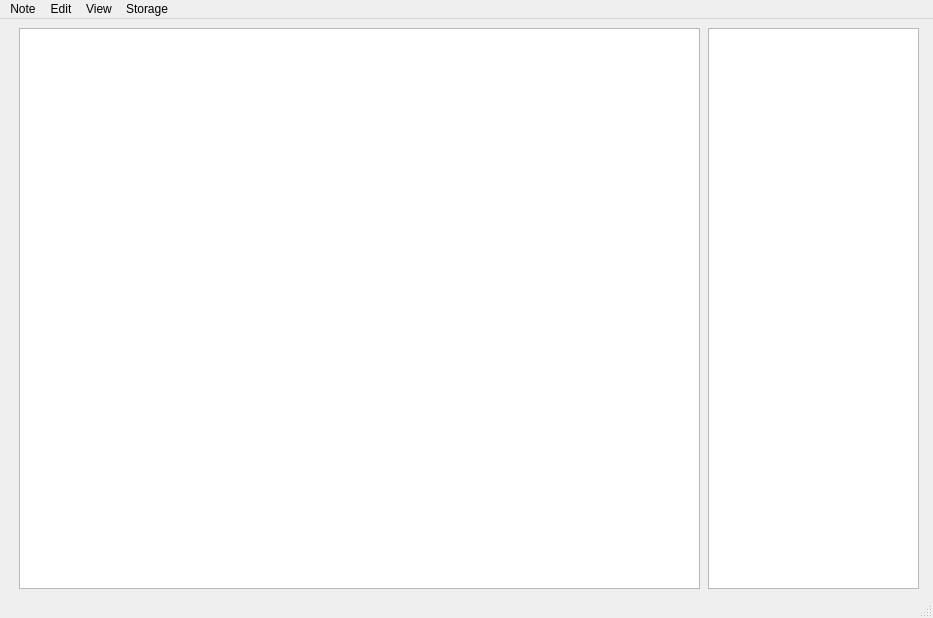
<?xml version="1.0" encoding="UTF-8"?>
<ui version="4.0">
 <class>MainWindow</class>
 <widget class="QMainWindow" name="MainWindow">
  <property name="geometry">
   <rect>
    <x>0</x>
    <y>0</y>
    <width>933</width>
    <height>618</height>
   </rect>
  </property>
  <property name="windowTitle">
   <string>Notepad</string>
  </property>
  <widget class="QWidget" name="centralwidget">
   <widget class="QWidget" name="">
    <property name="geometry">
     <rect>
      <x>708</x>
      <y>9</y>
      <width>211</width>
      <height>561</height>
     </rect>
    </property>
    <layout class="QHBoxLayout" name="horizontalLayout">
     <item>
      <widget class="QTableView" name="tableView"/>
     </item>
    </layout>
   </widget>
   <widget class="QWidget" name="">
    <property name="geometry">
     <rect>
      <x>19</x>
      <y>9</y>
      <width>681</width>
      <height>561</height>
     </rect>
    </property>
    <layout class="QHBoxLayout" name="horizontalLayout_3">
     <item>
      <widget class="QTextEdit" name="textEdit"/>
     </item>
    </layout>
   </widget>
  </widget>
  <widget class="QMenuBar" name="menubar">
   <property name="geometry">
    <rect>
     <x>0</x>
     <y>0</y>
     <width>933</width>
     <height>22</height>
    </rect>
   </property>
   <widget class="QMenu" name="menuNew">
    <property name="font">
     <font>
      <family>Ubuntu</family>
     </font>
    </property>
    <property name="title">
     <string>Note</string>
    </property>
    <addaction name="actionNew"/>
    <addaction name="actionSave"/>
    <addaction name="actionExport"/>
    <addaction name="actionDelete"/>
    <addaction name="actionExit"/>
    <addaction name="actionThrowToOtherStorage"/>
   </widget>
   <widget class="QMenu" name="menuEdit">
    <property name="font">
     <font>
      <family>Ubuntu</family>
     </font>
    </property>
    <property name="title">
     <string>Edit</string>
    </property>
    <addaction name="actionCopy"/>
    <addaction name="actionPaste"/>
    <addaction name="actionCut"/>
    <addaction name="actionUndo"/>
    <addaction name="actionRedo"/>
   </widget>
   <widget class="QMenu" name="menuView">
    <property name="font">
     <font>
      <family>Ubuntu</family>
     </font>
    </property>
    <property name="title">
     <string>View</string>
    </property>
    <widget class="QMenu" name="menuSort_by">
     <property name="title">
      <string>Sort by</string>
     </property>
     <addaction name="actionName"/>
     <addaction name="actionDate"/>
    </widget>
    <addaction name="menuSort_by"/>
   </widget>
   <widget class="QMenu" name="menuStorage">
    <property name="font">
     <font>
      <family>Ubuntu</family>
     </font>
    </property>
    <property name="title">
     <string>Storage</string>
    </property>
    <addaction name="actionSwitchStorage"/>
   </widget>
   <addaction name="menuNew"/>
   <addaction name="menuEdit"/>
   <addaction name="menuView"/>
   <addaction name="menuStorage"/>
  </widget>
  <widget class="QStatusBar" name="statusbar"/>
  <action name="actionOpen">
   <property name="text">
    <string>Open</string>
   </property>
  </action>
  <action name="actionSave">
   <property name="text">
    <string>Save </string>
   </property>
   <property name="toolTip">
    <string>Save current note</string>
   </property>
   <property name="font">
    <font>
     <family>Ubuntu</family>
    </font>
   </property>
   <property name="shortcut">
    <string>Ctrl+S</string>
   </property>
  </action>
  <action name="actionExit">
   <property name="text">
    <string>Exit</string>
   </property>
   <property name="font">
    <font>
     <family>Ubuntu</family>
    </font>
   </property>
  </action>
  <action name="actionCopy">
   <property name="text">
    <string>Copy</string>
   </property>
   <property name="font">
    <font>
     <family>Ubuntu</family>
    </font>
   </property>
   <property name="shortcut">
    <string>Ctrl+C</string>
   </property>
  </action>
  <action name="actionPaste">
   <property name="text">
    <string>Paste</string>
   </property>
   <property name="font">
    <font>
     <family>Ubuntu</family>
    </font>
   </property>
   <property name="shortcut">
    <string>Ctrl+V</string>
   </property>
  </action>
  <action name="actionCut">
   <property name="text">
    <string>Cut</string>
   </property>
   <property name="font">
    <font>
     <family>Ubuntu</family>
    </font>
   </property>
   <property name="shortcut">
    <string>Ctrl+X</string>
   </property>
  </action>
  <action name="actionUndo">
   <property name="text">
    <string>Undo</string>
   </property>
   <property name="font">
    <font>
     <family>Ubuntu</family>
    </font>
   </property>
   <property name="shortcut">
    <string>Ctrl+Z</string>
   </property>
  </action>
  <action name="actionRedo">
   <property name="text">
    <string>Redo</string>
   </property>
   <property name="font">
    <font>
     <family>Ubuntu</family>
    </font>
   </property>
  </action>
  <action name="actionNew">
   <property name="text">
    <string>New</string>
   </property>
   <property name="toolTip">
    <string>Create a new note</string>
   </property>
   <property name="font">
    <font>
     <family>Ubuntu</family>
    </font>
   </property>
   <property name="shortcut">
    <string>Ctrl+N</string>
   </property>
  </action>
  <action name="actionName">
   <property name="text">
    <string>Name</string>
   </property>
   <property name="font">
    <font>
     <family>Ubuntu</family>
    </font>
   </property>
  </action>
  <action name="actionDate">
   <property name="text">
    <string>Date</string>
   </property>
   <property name="font">
    <font>
     <family>Ubuntu</family>
    </font>
   </property>
  </action>
  <action name="actionDelete">
   <property name="text">
    <string>Delete</string>
   </property>
  </action>
  <action name="actionExport">
   <property name="text">
    <string>Export all</string>
   </property>
  </action>
  <action name="actionSwitchStorage">
   <property name="text">
    <string>Switch to archive</string>
   </property>
  </action>
  <action name="actionThrowToOtherStorage">
   <property name="text">
    <string>Throw to archive</string>
   </property>
  </action>
 </widget>
 <resources/>
 <connections/>
</ui>
